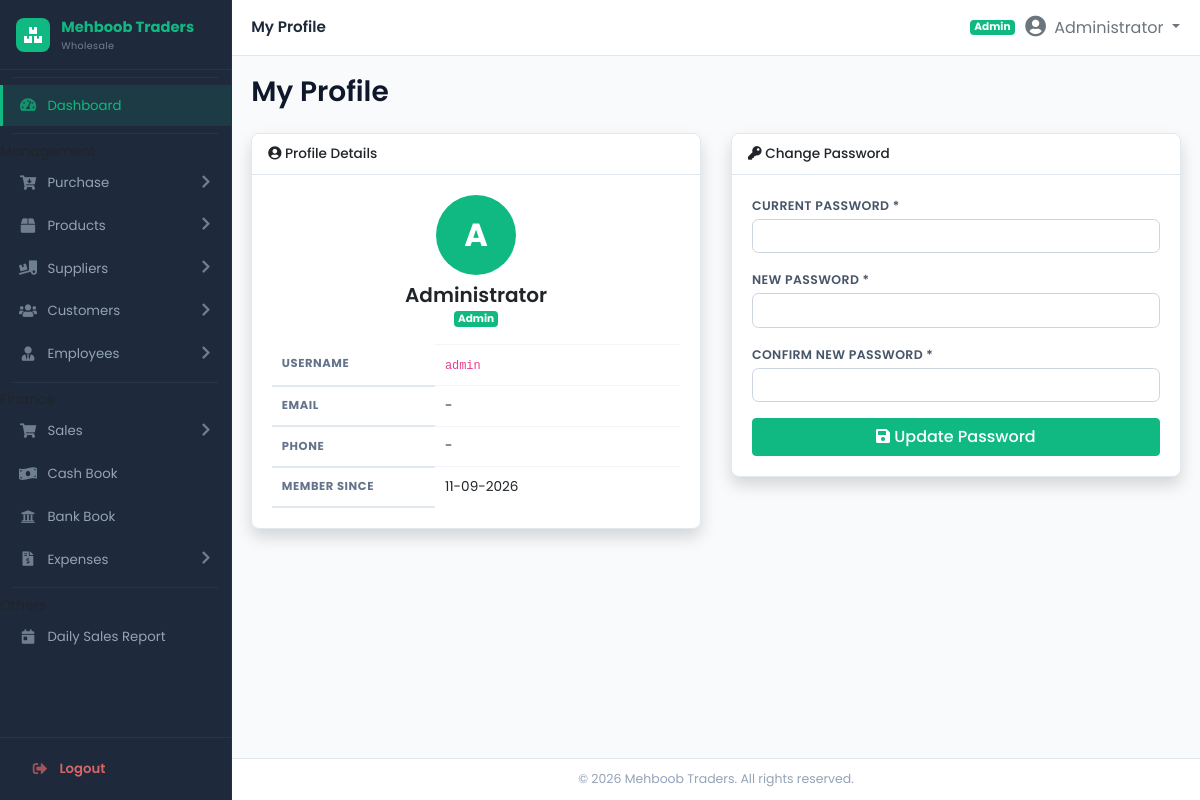
The app's page /modules/profile/index.php (signed in) with its own data.
### tables this page shows
CREATE TABLE users (
    id            INT AUTO_INCREMENT PRIMARY KEY,
    username      VARCHAR(50) NOT NULL UNIQUE,
    password      VARCHAR(255) NOT NULL,
    full_name     VARCHAR(100) NOT NULL,
    email         VARCHAR(100),
    phone         VARCHAR(20),
    role          ENUM('admin','manager','cashier','salesperson','accountant','salesman','order_booker','loader') DEFAULT 'cashier',
    branch_id     INT DEFAULT NULL,
    status        TINYINT(1) DEFAULT 1,
    created_at    DATE NOT NULL,
    updated_at    DATE DEFAULT NULL,
    FOREIGN KEY (branch_id) REFERENCES branches(id) ON DELETE SET NULL
);

### includes/functions.php (called while the page is built, shortened)
<?php
require_once __DIR__ . '/../config/db.php';
function getById($table, $id) {
    global $pdo;
    $stmt = $pdo->prepare("SELECT * FROM $table WHERE id = ?");
    $stmt->execute([$id]);
    return $stmt->fetch();
}
function formatDate($date) {
    return $date ? date('d-m-Y', strtotime($date)) : '-';
}
function roleLabel($role) {
    $labels = [
        'admin' => 'Admin',
        'manager' => 'Manager',
        'cashier' => 'Cashier',
        'salesperson' => 'Salesperson',
        'accountant' => 'Accountant',
        'salesman' => 'Salesman',
        'order_booker' => 'Order Booker',
        'loader' => 'Loader',
    ];
    return $labels[$role] ?? ucfirst(str_replace('_', ' ', $role));
}
function isAdmin() { global $user_role; return $user_role === 'admin'; }

### includes/auth.php (called while the page is built, shortened)
<?php
$user_role = $_SESSION['user_role'] ?? '';

### modules/profile/index.php (the view, shortened to what this page needs)
<?php
require_once dirname(__DIR__, 2) . '/includes/functions.php';
require_once dirname(__DIR__, 2) . '/includes/auth.php';
$user = getById('users', $_SESSION['user_id']);
require_once dirname(__DIR__, 2) . '/includes/header.php';
?>
<div class="row">
  <div class="col-lg-6">
    <div class="card shadow">
      <div class="card-header"><h6><i class="fas fa-user-circle"></i> Profile Details</h6></div>
      <div class="card-body">
        <div class="text-center mb-3">
          <div style="width:80px;height:80px;border-radius:50%;background:var(--primary);color:#fff;display:inline-flex;align-items:center;justify-content:center;font-size:2rem;font-weight:700;">
            <?= strtoupper(substr($user['full_name'], 0, 1)) ?>
          </div>
          <h5 class="mt-2 mb-0 font-weight-bold"><?= htmlspecialchars($user['full_name']) ?></h5>
          <span class="badge <?= isAdmin() ? 'badge-success' : 'badge-info' ?>"><?= roleLabel($user['role']) ?></span>
        </div>
        <table class="table table-sm">
          <tr><th style="width:40%;">Username</th><td><code><?= htmlspecialchars($user['username']) ?></code></td></tr>
          <tr><th>Email</th><td><?= htmlspecialchars($user['email'] ?? '-') ?></td></tr>
          <tr><th>Phone</th><td><?= htmlspecialchars($user['phone'] ?? '-') ?></td></tr>
          <tr><th>Member Since</th><td><?= formatDate($user['created_at']) ?></td></tr>
        </table>
      </div>
    </div>
  </div>
  <div class="col-lg-6">
    <div class="card shadow">
      <div class="card-header"><h6><i class="fas fa-key"></i> Change Password</h6></div>
      <div class="card-body">
        <form method="post">
          <div class="form-group">
            <label class="form-label">Current Password *</label>
            <input type="password" name="current_password" class="form-control" required>
          </div>
          <div class="form-group">
            <label class="form-label">New Password *</label>
            <input type="password" name="new_password" class="form-control" required minlength="4">
          </div>
          <div class="form-group">
            <label class="form-label">Confirm New Password *</label>
            <input type="password" name="confirm_password" class="form-control" required minlength="4">
          </div>
          <button type="submit" class="btn btn-primary btn-block"><i class="fas fa-save"></i> Update Password</button>
        </form>
      </div>
    </div>
  </div>
</div>
<?php require_once dirname(__DIR__, 2) . '/includes/footer.php'; ?>

### assets/css/style.css (style rules this page uses)
:root { --sidebar-bg: #1e293b; --sidebar-hover: #334155; --sidebar-active: #10b981; --sidebar-active-bg: rgba(16, 185, 129, 0.12); --sidebar-text: #94a3b8; --sidebar-text-hover: #ffffff; --sidebar-width: 232px; --primary: #10b981; --primary-dark: #059669; --secondary: #6366f1; --success: #10b981; --info: #0ea5e9; --warning: #f59e0b; --danger: #ef4444; --body-bg: #f8fafc; --card-bg: #ffffff; --card-shadow: 0 1px 2px rgba(0,0,0,0.05), 0 1px 3px rgba(0,0,0,0.08); --topbar-height: 56px; --sidebar-radius: 10px; }
* { margin: 0; padding: 0; box-sizing: border-box; }
body { font-family: 'Poppins', 'Inter', 'Segoe UI', system-ui, -apple-system, sans-serif; background: var(--body-bg); overflow-x: hidden; font-size: 14px; }
.card { border: 1px solid #e2e8f0; box-shadow: var(--card-shadow); border-radius: 0.5rem; background: var(--card-bg); }
.card-header { background: #fff; border-bottom: 1px solid #e2e8f0; padding: 0.75rem 1rem; font-weight: 600; border-radius: 0.5rem 0.5rem 0 0 !important; }
.card-header h6 { font-size: 0.85rem; margin: 0; }
.btn-primary { background: var(--primary); border-color: var(--primary); color: #fff; font-weight: 500; }
.badge-success { background: var(--success); color: #fff; }
.table { margin-bottom: 0; }
.table th { font-size: 0.72rem; font-weight: 700; text-transform: uppercase; letter-spacing: 0.05em; color: #64748b; border-top: none; border-bottom: 2px solid #e2e8f0; white-space: nowrap; padding: 0.65rem 0.6rem; }
.table td { vertical-align: middle; font-size: 0.85rem; padding: 0.6rem 0.6rem; border-color: #f1f5f9; }
.table tbody tr { transition: background 0.15s; }
.form-label { font-weight: 600; font-size: 0.78rem; color: #475569; margin-bottom: 0.2rem; text-transform: uppercase; letter-spacing: 0.03em; }
.form-control, .form-select { border-radius: 0.4rem; border-color: #cbd5e1; font-size: 0.85rem; padding: 0.5rem 0.7rem; transition: border-color 0.2s, box-shadow 0.2s; }
.font-weight-bold { font-weight: 600 !important; }
.shadow { box-shadow: var(--card-shadow); }
.btn-block { display: block; width: 100%; }

### records on screen
users: full_name "A", full_name "Administrator", role "Admin", username "admin", email "-", phone "-", created_at "11-09-2026"

### other values on screen
$page_title "My Profile"
roleLabel($user_role) "Admin"
$_SESSION['user_name'] "Administrator"
